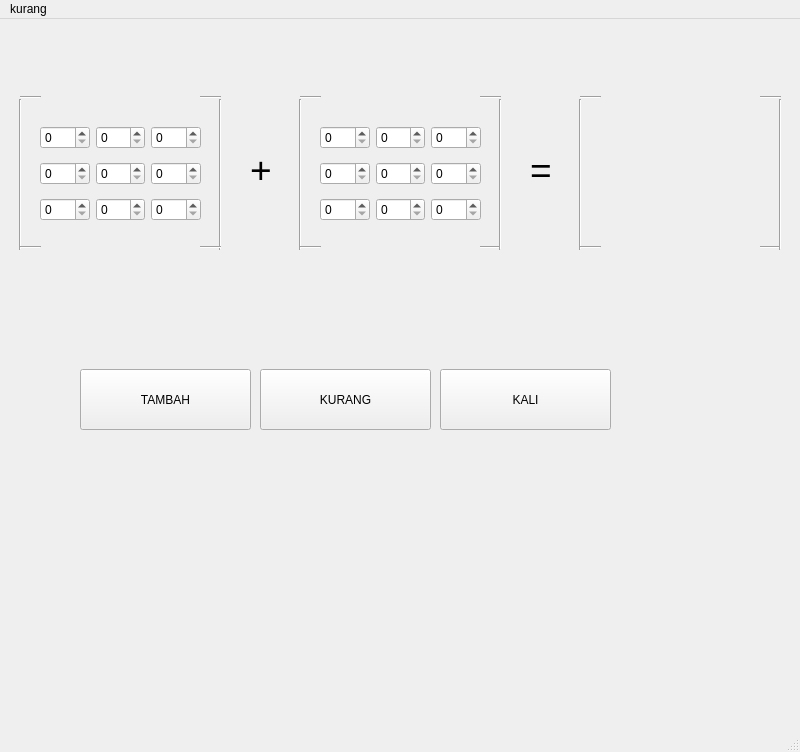
<?xml version="1.0" encoding="UTF-8"?>
<ui version="4.0">
 <class>MainWindow</class>
 <widget class="QMainWindow" name="MainWindow">
  <property name="geometry">
   <rect>
    <x>0</x>
    <y>0</y>
    <width>800</width>
    <height>752</height>
   </rect>
  </property>
  <property name="windowTitle">
   <string>MainWindow</string>
  </property>
  <widget class="QWidget" name="centralwidget">
   <widget class="QWidget" name="verticalLayoutWidget">
    <property name="geometry">
     <rect>
      <x>40</x>
      <y>100</y>
      <width>161</width>
      <height>111</height>
     </rect>
    </property>
    <layout class="QVBoxLayout" name="verticalLayout">
     <item>
      <layout class="QHBoxLayout" name="horizontalLayout_3">
       <item>
        <widget class="QSpinBox" name="box1_1"/>
       </item>
       <item>
        <widget class="QSpinBox" name="box1_2"/>
       </item>
       <item>
        <widget class="QSpinBox" name="box1_3"/>
       </item>
      </layout>
     </item>
     <item>
      <layout class="QHBoxLayout" name="horizontalLayout">
       <item>
        <widget class="QSpinBox" name="box2_1"/>
       </item>
       <item>
        <widget class="QSpinBox" name="box2_2"/>
       </item>
       <item>
        <widget class="QSpinBox" name="box2_3"/>
       </item>
      </layout>
     </item>
     <item>
      <layout class="QHBoxLayout" name="horizontalLayout_2">
       <item>
        <widget class="QSpinBox" name="box3_1"/>
       </item>
       <item>
        <widget class="QSpinBox" name="box3_2"/>
       </item>
       <item>
        <widget class="QSpinBox" name="box3_3"/>
       </item>
      </layout>
     </item>
    </layout>
   </widget>
   <widget class="Line" name="line">
    <property name="geometry">
     <rect>
      <x>10</x>
      <y>80</y>
      <width>20</width>
      <height>151</height>
     </rect>
    </property>
    <property name="orientation">
     <enum>Qt::Vertical</enum>
    </property>
   </widget>
   <widget class="Line" name="line_2">
    <property name="geometry">
     <rect>
      <x>20</x>
      <y>220</y>
      <width>21</width>
      <height>16</height>
     </rect>
    </property>
    <property name="orientation">
     <enum>Qt::Horizontal</enum>
    </property>
   </widget>
   <widget class="Line" name="line_3">
    <property name="geometry">
     <rect>
      <x>20</x>
      <y>70</y>
      <width>21</width>
      <height>16</height>
     </rect>
    </property>
    <property name="orientation">
     <enum>Qt::Horizontal</enum>
    </property>
   </widget>
   <widget class="Line" name="line_4">
    <property name="geometry">
     <rect>
      <x>210</x>
      <y>80</y>
      <width>20</width>
      <height>151</height>
     </rect>
    </property>
    <property name="orientation">
     <enum>Qt::Vertical</enum>
    </property>
   </widget>
   <widget class="Line" name="line_5">
    <property name="geometry">
     <rect>
      <x>200</x>
      <y>70</y>
      <width>21</width>
      <height>16</height>
     </rect>
    </property>
    <property name="orientation">
     <enum>Qt::Horizontal</enum>
    </property>
   </widget>
   <widget class="Line" name="line_6">
    <property name="geometry">
     <rect>
      <x>200</x>
      <y>220</y>
      <width>21</width>
      <height>16</height>
     </rect>
    </property>
    <property name="orientation">
     <enum>Qt::Horizontal</enum>
    </property>
   </widget>
   <widget class="Line" name="line_7">
    <property name="geometry">
     <rect>
      <x>290</x>
      <y>80</y>
      <width>20</width>
      <height>151</height>
     </rect>
    </property>
    <property name="orientation">
     <enum>Qt::Vertical</enum>
    </property>
   </widget>
   <widget class="Line" name="line_8">
    <property name="geometry">
     <rect>
      <x>480</x>
      <y>70</y>
      <width>21</width>
      <height>16</height>
     </rect>
    </property>
    <property name="orientation">
     <enum>Qt::Horizontal</enum>
    </property>
   </widget>
   <widget class="Line" name="line_9">
    <property name="geometry">
     <rect>
      <x>300</x>
      <y>70</y>
      <width>21</width>
      <height>16</height>
     </rect>
    </property>
    <property name="orientation">
     <enum>Qt::Horizontal</enum>
    </property>
   </widget>
   <widget class="QWidget" name="verticalLayoutWidget_2">
    <property name="geometry">
     <rect>
      <x>320</x>
      <y>100</y>
      <width>161</width>
      <height>111</height>
     </rect>
    </property>
    <layout class="QVBoxLayout" name="verticalLayout_2">
     <item>
      <layout class="QHBoxLayout" name="horizontalLayout_4">
       <item>
        <widget class="QSpinBox" name="spin1_1"/>
       </item>
       <item>
        <widget class="QSpinBox" name="spin1_2"/>
       </item>
       <item>
        <widget class="QSpinBox" name="spin1_3"/>
       </item>
      </layout>
     </item>
     <item>
      <layout class="QHBoxLayout" name="horizontalLayout_5">
       <item>
        <widget class="QSpinBox" name="spin2_1"/>
       </item>
       <item>
        <widget class="QSpinBox" name="spin2_2"/>
       </item>
       <item>
        <widget class="QSpinBox" name="spin2_3"/>
       </item>
      </layout>
     </item>
     <item>
      <layout class="QHBoxLayout" name="horizontalLayout_6">
       <item>
        <widget class="QSpinBox" name="spin3_1"/>
       </item>
       <item>
        <widget class="QSpinBox" name="spin3_2"/>
       </item>
       <item>
        <widget class="QSpinBox" name="spin3_3"/>
       </item>
      </layout>
     </item>
    </layout>
   </widget>
   <widget class="Line" name="line_10">
    <property name="geometry">
     <rect>
      <x>480</x>
      <y>220</y>
      <width>21</width>
      <height>16</height>
     </rect>
    </property>
    <property name="orientation">
     <enum>Qt::Horizontal</enum>
    </property>
   </widget>
   <widget class="Line" name="line_11">
    <property name="geometry">
     <rect>
      <x>300</x>
      <y>220</y>
      <width>21</width>
      <height>16</height>
     </rect>
    </property>
    <property name="orientation">
     <enum>Qt::Horizontal</enum>
    </property>
   </widget>
   <widget class="Line" name="line_12">
    <property name="geometry">
     <rect>
      <x>490</x>
      <y>80</y>
      <width>20</width>
      <height>151</height>
     </rect>
    </property>
    <property name="orientation">
     <enum>Qt::Vertical</enum>
    </property>
   </widget>
   <widget class="Line" name="line_13">
    <property name="geometry">
     <rect>
      <x>570</x>
      <y>80</y>
      <width>20</width>
      <height>151</height>
     </rect>
    </property>
    <property name="orientation">
     <enum>Qt::Vertical</enum>
    </property>
   </widget>
   <widget class="Line" name="line_14">
    <property name="geometry">
     <rect>
      <x>760</x>
      <y>70</y>
      <width>21</width>
      <height>16</height>
     </rect>
    </property>
    <property name="orientation">
     <enum>Qt::Horizontal</enum>
    </property>
   </widget>
   <widget class="Line" name="line_15">
    <property name="geometry">
     <rect>
      <x>580</x>
      <y>70</y>
      <width>21</width>
      <height>16</height>
     </rect>
    </property>
    <property name="orientation">
     <enum>Qt::Horizontal</enum>
    </property>
   </widget>
   <widget class="Line" name="line_16">
    <property name="geometry">
     <rect>
      <x>760</x>
      <y>220</y>
      <width>21</width>
      <height>16</height>
     </rect>
    </property>
    <property name="orientation">
     <enum>Qt::Horizontal</enum>
    </property>
   </widget>
   <widget class="Line" name="line_17">
    <property name="geometry">
     <rect>
      <x>580</x>
      <y>220</y>
      <width>21</width>
      <height>16</height>
     </rect>
    </property>
    <property name="orientation">
     <enum>Qt::Horizontal</enum>
    </property>
   </widget>
   <widget class="Line" name="line_18">
    <property name="geometry">
     <rect>
      <x>770</x>
      <y>80</y>
      <width>20</width>
      <height>151</height>
     </rect>
    </property>
    <property name="orientation">
     <enum>Qt::Vertical</enum>
    </property>
   </widget>
   <widget class="QPushButton" name="tambah">
    <property name="geometry">
     <rect>
      <x>80</x>
      <y>350</y>
      <width>171</width>
      <height>61</height>
     </rect>
    </property>
    <property name="text">
     <string>TAMBAH</string>
    </property>
   </widget>
   <widget class="QPushButton" name="kurang">
    <property name="geometry">
     <rect>
      <x>260</x>
      <y>350</y>
      <width>171</width>
      <height>61</height>
     </rect>
    </property>
    <property name="text">
     <string>KURANG</string>
    </property>
   </widget>
   <widget class="QLabel" name="label">
    <property name="geometry">
     <rect>
      <x>530</x>
      <y>130</y>
      <width>31</width>
      <height>41</height>
     </rect>
    </property>
    <property name="text">
     <string>&lt;html&gt;&lt;head/&gt;&lt;body&gt;&lt;p&gt;&lt;span style=&quot; font-size:28pt;&quot;&gt;=&lt;/span&gt;&lt;/p&gt;&lt;/body&gt;&lt;/html&gt;</string>
    </property>
   </widget>
   <widget class="QLabel" name="label_2">
    <property name="geometry">
     <rect>
      <x>250</x>
      <y>130</y>
      <width>31</width>
      <height>41</height>
     </rect>
    </property>
    <property name="text">
     <string>&lt;html&gt;&lt;head/&gt;&lt;body&gt;&lt;p&gt;&lt;span style=&quot; font-size:28pt;&quot;&gt;+&lt;/span&gt;&lt;/p&gt;&lt;/body&gt;&lt;/html&gt;</string>
    </property>
   </widget>
   <widget class="QWidget" name="verticalLayoutWidget_4">
    <property name="geometry">
     <rect>
      <x>600</x>
      <y>100</y>
      <width>160</width>
      <height>111</height>
     </rect>
    </property>
    <layout class="QVBoxLayout" name="verticalLayout_4">
     <item>
      <layout class="QHBoxLayout" name="horizontalLayout_10">
       <item>
        <widget class="QLabel" name="hasil1_1">
         <property name="text">
          <string/>
         </property>
        </widget>
       </item>
       <item>
        <widget class="QLabel" name="hasil1_2">
         <property name="text">
          <string/>
         </property>
        </widget>
       </item>
       <item>
        <widget class="QLabel" name="hasil1_3">
         <property name="text">
          <string/>
         </property>
        </widget>
       </item>
      </layout>
     </item>
     <item>
      <layout class="QHBoxLayout" name="horizontalLayout_11">
       <item>
        <widget class="QLabel" name="hasil2_1">
         <property name="text">
          <string/>
         </property>
        </widget>
       </item>
       <item>
        <widget class="QLabel" name="hasil2_2">
         <property name="text">
          <string/>
         </property>
        </widget>
       </item>
       <item>
        <widget class="QLabel" name="hasil2_3">
         <property name="text">
          <string/>
         </property>
        </widget>
       </item>
      </layout>
     </item>
     <item>
      <layout class="QHBoxLayout" name="horizontalLayout_12">
       <item>
        <widget class="QLabel" name="hasil3_1">
         <property name="text">
          <string/>
         </property>
        </widget>
       </item>
       <item>
        <widget class="QLabel" name="hasil3_2">
         <property name="text">
          <string/>
         </property>
        </widget>
       </item>
       <item>
        <widget class="QLabel" name="hasil3_3">
         <property name="text">
          <string/>
         </property>
        </widget>
       </item>
      </layout>
     </item>
    </layout>
   </widget>
   <widget class="QPushButton" name="kali">
    <property name="geometry">
     <rect>
      <x>440</x>
      <y>350</y>
      <width>171</width>
      <height>61</height>
     </rect>
    </property>
    <property name="text">
     <string>KALI</string>
    </property>
   </widget>
  </widget>
  <widget class="QMenuBar" name="menubar">
   <property name="geometry">
    <rect>
     <x>0</x>
     <y>0</y>
     <width>800</width>
     <height>22</height>
    </rect>
   </property>
   <widget class="QMenu" name="menukurang">
    <property name="title">
     <string>kurang</string>
    </property>
    <addaction name="separator"/>
    <addaction name="actionkurang"/>
   </widget>
   <addaction name="menukurang"/>
  </widget>
  <widget class="QStatusBar" name="statusbar"/>
  <action name="actionkurang">
   <property name="text">
    <string>kurang</string>
   </property>
  </action>
 </widget>
 <resources/>
 <connections/>
</ui>
